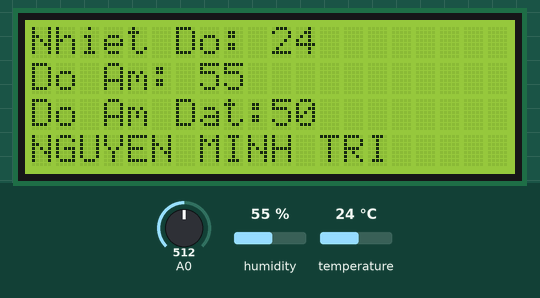
A sketch run on a simulated Arduino Uno, built with avr-gcc and run on an emulated ATmega328P. Parts: 20×4 character LCD. The test bench sets the inputs (shaded band); at power-on: humidity 55 %, A0 = 512, temperature 24 °C. What the sketch prints to the serial monitor is not drawn.

Above: at 1.3 s.
1.4 s: humidity set to 22 %
At 4.0 s:
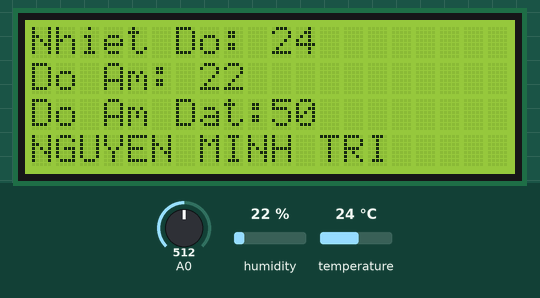
4.8 s: A0 set to 716
At 7.6 s:
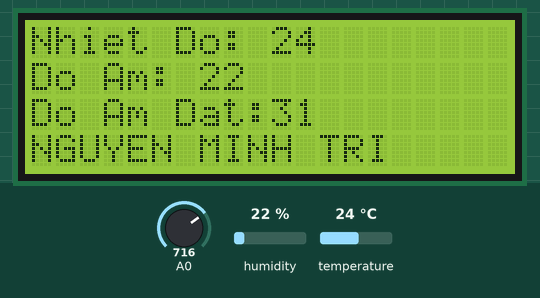
7.9 s: temperature set to 12 °C
At 10.1 s:
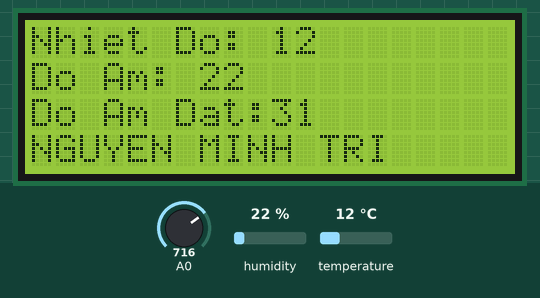
11.1 s: A0 set to 900
At 13.8 s:
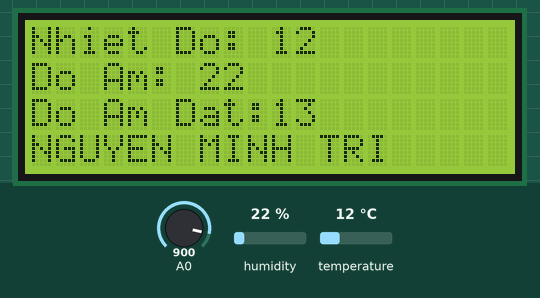
14.3 s: humidity set to 40 %
At 17.2 s:
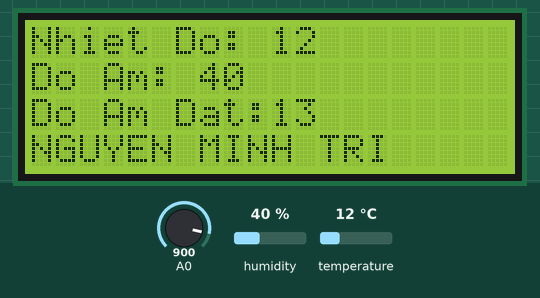
17.5 s: A0 set to 1010
Timing chart, 0 to 20.5 s (numbered marks = the images above; inputs shaded):
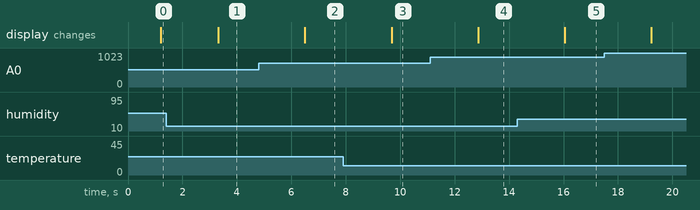

The sketch:

ESP_SOIL_LCD_DHTFail_Firebase.ino
```cpp
#include "DHT.h"
#include <LiquidCrystal_I2C.h>

LiquidCrystal_I2C lcd(0x27, 20, 4); // I2C address 0x27, 16 column and 2 rows
const int DHTPIN = 2;    //D4
const int DHTTYPE = DHT11;

DHT dht(DHTPIN, DHTTYPE);
void setup() {
  Serial.begin(9600);
  dht.begin();
  pinMode (2, INPUT);
  pinMode(A0, INPUT);
  pinMode (12, OUTPUT);   //D6

  lcd.init();                      // initialize the lcd
  lcd.init();  // Print a message to the LCD.
  lcd.backlight();
}

void loop() {
  float h = dht.readHumidity();
  float t = dht.readTemperature();
  int SAnalog = analogRead(A0);     // Ta sẽ đọc giá trị hiệu điện thế của cảm biến
  // Giá trị được số hóa thành 1 số nguyên có giá trị
  // trong khoảng từ 0 đến 1023
  int SPhanTramAo = map(SAnalog, 0, 1023, 0, 100);//phần trăm độ khô
  int s = 100 - SPhanTramAo;                      //phần trăm độ ẩm
  if (isnan(t) || isnan(h)) {
    Serial.println(" Failed to read from DHT");
  } else {
    Serial.print("Nhiet do: ");
    Serial.println(t);
    Serial.print("Do am: ");
    Serial.println(h);
  }
  Serial.print("Do am dat: ");
  Serial.println(s);//Xuất ra serial Monitor
  Serial.print("Do am dat: ");
  Serial.println(SAnalog);//Xuất ra serial Monitor

  Serial.println();
  delay(1000);


  ShowLCD(int(t), int(h), int(s));
  // Đọc giá trị D0 rồi điều khiển Led 13...Các bạn cũng có thể điều khiển bơm nước thông qua rơle....
  if (s < 1000)
  {
    digitalWrite (12, HIGH);
  }
  else {
    digitalWrite (12, LOW);
  }
}


void  ShowLCD(int(t), int(h), int(s))
{
  lcd.setCursor(0, 0);         // move cursor to   (0, 0)
  lcd.print("Nhiet Do: ");        // print message at (0, 0)
  lcd.print(t);        // print message at (0, 0)

  lcd.setCursor(0, 1);
  lcd.print("Do Am: ");
  lcd.print(h);


  lcd.setCursor(0, 2);
  lcd.print("Do Am Dat:");
  lcd.print(s);

  lcd.setCursor(0, 3);
  lcd.print("NGUYEN MINH TRI");

}
```

Measured:
- after the input at 1.4 s, the display: changes after 1.9 s (image 1)
- after the input at 4.8 s, the display: changes after 1.7 s (image 2)
- after the input at 7.9 s, the display: changes after 1.8 s (image 3)
- after the input at 11.1 s, the display: changes after 1.8 s (image 4)
- after the input at 14.3 s, the display: changes after 1.8 s (image 5)
